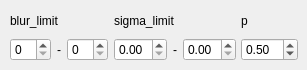
         <widget class="QWidget" name="tab_3">
          <attribute name="title">
           <string>GaussianBlur </string>
          </attribute>
          <widget class="QWidget" name="gridLayoutWidget_5">
           <property name="geometry">
            <rect>
             <x>10</x>
             <y>10</y>
             <width>288</width>
             <height>51</height>
            </rect>
           </property>
           <layout class="QGridLayout" name="gridLayout_5">
            <item row="0" column="0">
             <widget class="QLabel" name="label_25">
              <property name="text">
               <string>blur_limit</string>
              </property>
             </widget>
            </item>
            <item row="1" column="1">
             <layout class="QHBoxLayout" name="horizontalLayout_10">
              <item>
               <widget class="QDoubleSpinBox" name="sb_gab_sigma_limit0"/>
              </item>
              <item>
               <widget class="QLabel" name="label_26">
                <property name="layoutDirection">
                 <enum>Qt::LeftToRight</enum>
                </property>
                <property name="text">
                 <string>-</string>
                </property>
                <property name="alignment">
                 <set>Qt::AlignCenter</set>
                </property>
               </widget>
              </item>
              <item>
               <widget class="QDoubleSpinBox" name="sb_gab_sigma_limit1"/>
              </item>
             </layout>
            </item>
            <item row="1" column="0">
             <layout class="QHBoxLayout" name="horizontalLayout_11">
              <item>
               <widget class="QSpinBox" name="sb_gab_blur_limit0"/>
              </item>
              <item>
               <widget class="QLabel" name="label_27">
                <property name="layoutDirection">
                 <enum>Qt::LeftToRight</enum>
                </property>
                <property name="text">
                 <string>-</string>
                </property>
                <property name="alignment">
                 <set>Qt::AlignCenter</set>
                </property>
               </widget>
              </item>
              <item>
               <widget class="QSpinBox" name="sb_gab_blur_limit1"/>
              </item>
             </layout>
            </item>
            <item row="0" column="1">
             <widget class="QLabel" name="label_28">
              <property name="text">
               <string>sigma_limit</string>
              </property>
             </widget>
            </item>
            <item row="0" column="2">
             <widget class="QLabel" name="label_29">
              <property name="text">
               <string>p</string>
              </property>
             </widget>
            </item>
            <item row="1" column="2">
             <widget class="QDoubleSpinBox" name="sb_gab_p">
              <property name="value">
               <double>0.500000000000000</double>
              </property>
             </widget>
            </item>
           </layout>
          </widget>
         </widget>
